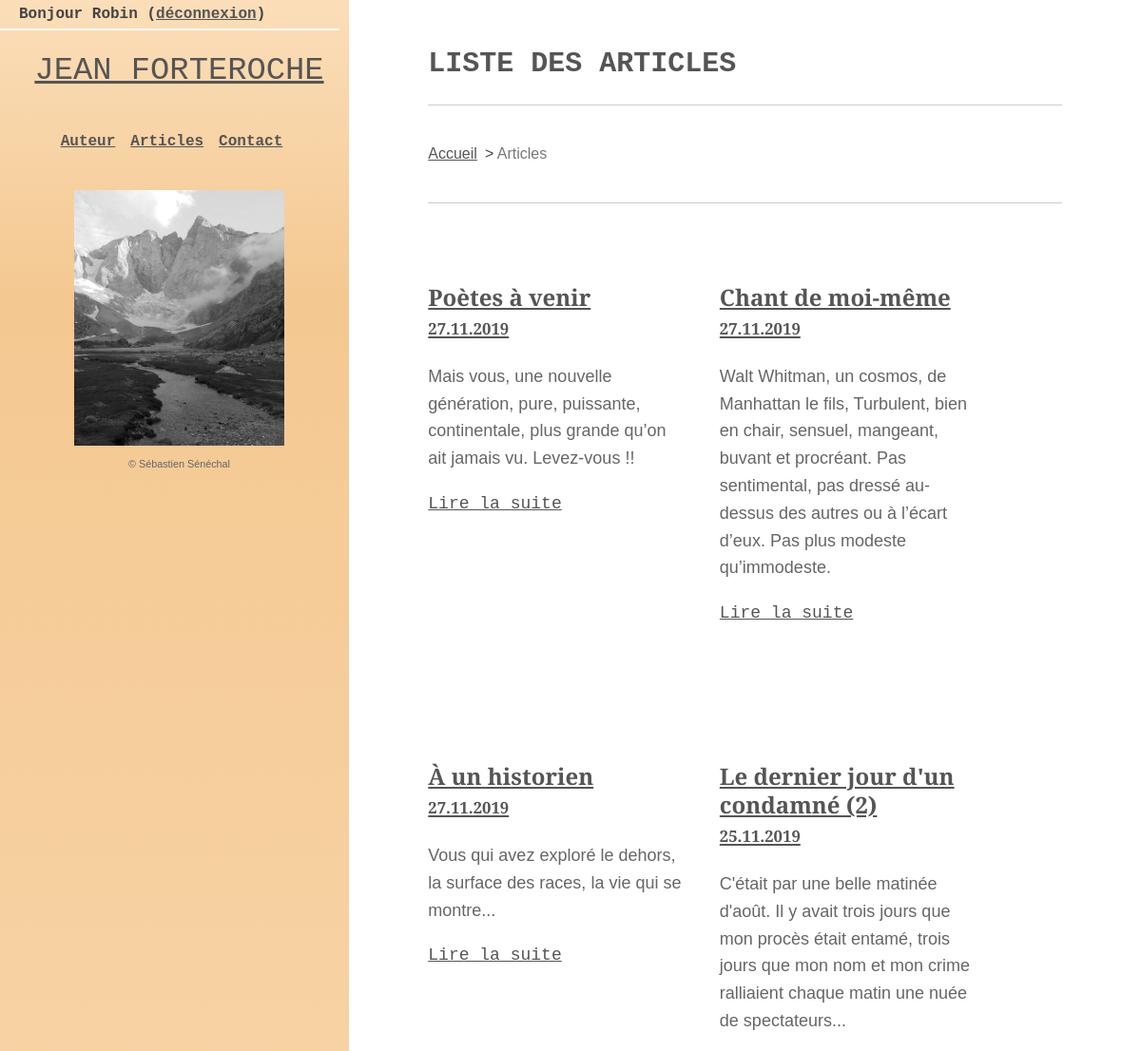
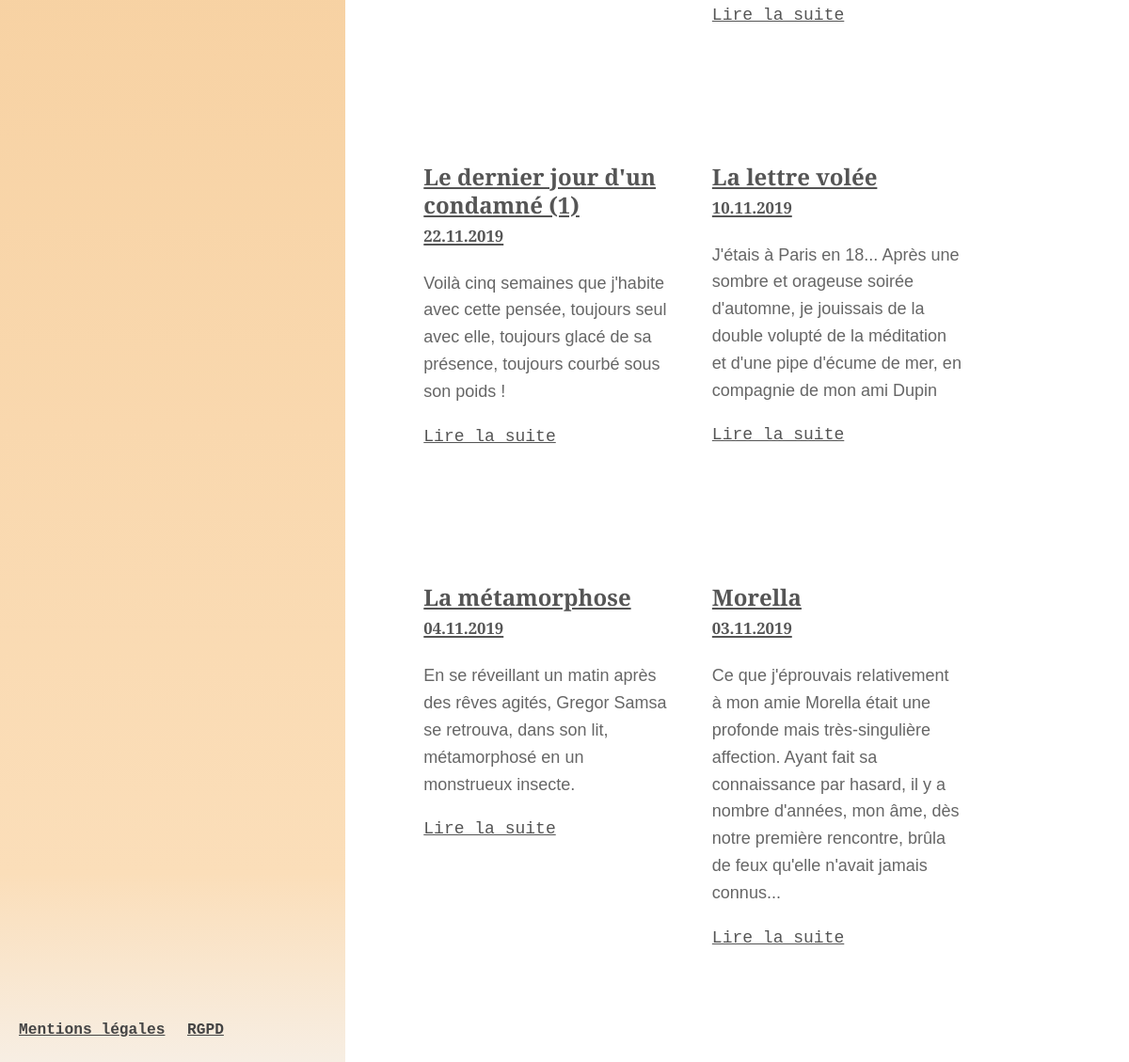
Screenshot of /index.php?action=listPosts (signed in) with the database file from the repository (2 pictures, top to bottom).
### tables this page shows
CREATE TABLE `oc_posts` (
  `id` int(11) NOT NULL,
  `title` varchar(255) NOT NULL,
  `content` text NOT NULL,
  `creation_date` datetime NOT NULL,
  `author` varchar(30) NOT NULL,
  `excerpt` varchar(500) NOT NULL
);

### controller/PostController.php (called while the page is built, shortened)
<?php
require_once('./model/PostManager.php');
class PostController {
  public function listPosts()
  {
    $postManager = new PostManager();
    $posts = $postManager->getPosts();
    $listPostsView = './view/frontend/listPostsView';
    require($listPostsView . '.php');
  }
}

### model/PostManager.php (called while the page is built, shortened)
<?php
class PostManager extends Manager
{
  public function getPosts()
  {
    $db = $this->dbConnect();
    $posts = $db->prepare('SELECT id, title, content, excerpt, DATE_FORMAT(creation_date, \'%d.%m.%Y\') AS creation_date_fr FROM oc_posts ORDER BY creation_date DESC');
    $posts->execute();
    return $posts;
  }
}

### view/frontend/listPostsView.php (the view, shortened to what this page needs)
<header id="header">
  <?php include('view/nav.php'); ?>
  <h1><a href="index.php?action=indexView" title="Accueil de Jean Forteroche">Jean Forteroche</a></h1>
  <?php include('view/navigation.php'); ?>
  <figure id="photo">
    <img src="././public/img/montagnes-pyrenees-480.jpg" alt="Montagne dans les Pyrénées">
    <figcaption>
      <p>© Sébastien Sénéchal</p>
    </figcaption>
  </figure>
</header>
<main id="layout-post">
  <section>
    <header>
      <h2>
          Liste des articles
      </h2>
      <nav aria-label="Breadcrumb" class="breadcrumb">
        <ul>
            <li><a href="index.php?action=indexView" title="Retour à l'accueil">Accueil</a></li>
            <li><span aria-current="page">Articles</span></li>
        </ul>
      </nav>
    </header>
    <div id="posts-grid">
      <?php
      while ($data = $posts->fetch())
      {
      ?>
          <article class="news">
              <h3><a href="index.php?action=post&amp;id=<?= htmlspecialchars($data['id']) ?>" title="Lire la suite">
                  <?= htmlspecialchars($data['title']) ?><br />
                  <span><?= htmlspecialchars($data['creation_date_fr']) ?></span>
              </a></h3>
              <?= nl2br($data['excerpt']); ?>
              <p><a href="index.php?action=post&amp;id=<?= $data['id'] ?>">Lire la suite</a></p>
          </article>
      <?php
      }
      ?>
    </div>
  </section>
</main>
<?php require('./view/template.php') ?>

### public/css/style.css (style rules this page uses)
*, *:before, *:after { outline: none; box-sizing: inherit; }
html { width: 100vw; height: auto; }
body { margin: 0; padding: 0; width: 100vw; height:auto; color: #444; font-size: 20px; line-height: 30px; scroll-behavior: smooth; overflow:hidden; font-family: 'Nunito Sans', Verdana, sans-serif; display: flex; flex-direction: row; flex-wrap: nowrap; justify-content: flex-start; align-content: stretch; align-items: stretch; }
p, address { font-size:1em;line-height:1.6em;font-weight:400; color:#666; }
a { font-size:1em; line-height:1.6em;font-weight:400; color:#555;text-decoration: underline; }
h2, h3, h4 { font-family: 'Spectral', Georgia, serif; color: #555; }
h1 { font-family: 'Consolas', 'Courier New', monospace; text-transform:uppercase;font-weight:800; color: #555; }
h1, h1 a { font-size: 1.4em; line-height: 1.5em; }
h3 span { font-size : 70%; }
h2 { font-weight:700; font-size: 1.4em; line-height: 2.4em; margin-bottom:0px; }
h3, h3 a { font-weight:700; font-size:1.2em; }
h3, h3 a:hover { text-decoration: none; }
h3 a, .news h3 a { font-weight:700; font-size:1em; line-height: 1em; font-family: 'Spectral', Georgia, serif; color: #555; text-decoration: underline; }
h3 span, h3 a span { color:#555; }
#layout-post header h2, #layout header h2 { font-family: 'Consolas', 'Courier New', monospace;; color: #555;text-transform:uppercase;font-weight:800;font-size: 1.5em; line-height: 1.5em; }
main { display: block; }
section { width:80%; margin: 1em auto; }
#layout-post section { width:80%; }
#layout-post header, #dashbord-grid header, #layout header { border-bottom: 1px solid #ccc; padding-bottom: 1em; }
.news { padding: 2em 0; }
#header { width: 30%; height: 100vh; display: flex; flex-direction: column; justify-content: flex-start; align-items: center; color:#444; background: rgb(247,238,227); background: linear-gradient(0deg, rgba(247,238,227,1) 0%, rgba(251,222,185,1) 9%, rgba(244,200,145,1) 86%, rgba(251,222,185,1) 100%); }
#layout-post, #layout { display: flex; flex-direction: column; flex-wrap: nowrap; justify-content: flex-start; align-content: stretch; align-items: stretch; overflow-y: scroll; height: 100vh; width: 70%; }
#posts-grid { display: flex; flex-direction: row; flex-wrap: wrap; width: 100%; }
#posts-grid .news { width: 40%; margin: 0 3em 1em 0; }
#layout-post #posts-grid { margin: 1em auto; }
.news a { font-family: "Courier New", Courier, monospace; font-weight: 500; }
img { max-width: 100%; height: auto; border-style: none; }
figure#logo, figure#photo { display: flex; flex-direction: column; align-items: center; }
figure#photo img { width: 80%; }
figcaption { font-size: 60%; }
.breadcrumb { padding-top: 1em; border-top: 1px solid #ccc; margin-top: 1em; }
.breadcrumb ul { display: flex; flex-wrap: wrap; list-style: none; padding-left: 0; font-size: .8em; }
.breadcrumb li::before { content: "> "; }
.breadcrumb li:first-child::before { content: ""; }
.breadcrumb li { margin-right: .5em; }
.breadcrumb span { color:#777; }
@media only screen and (min-width: 960px) and (max-width: 1279px) { h1, h1 a { font-size: 1.3em; } }
@media only screen and (min-width: 960px) and (max-width: 1279px) { p, address { font-size: .9em; } }
@media only screen and (min-width: 960px) and (max-width: 1279px) { #posts-grid .news { margin: 0 2em 1em 0; } }
@media only screen and (min-width: 960px) and (max-width: 1279px) { #header { padding-left: .5em; } }

### rows the page displays
oc_posts: title "Poètes à venir", creation_date_fr "27.11.2019", excerpt "Mais vous, une nouvelle génération, pure, puissante, continentale, plus grande qu’on ait jamais vu. Levez-vous !!"
oc_posts: title "Chant de moi-même", creation_date_fr "27.11.2019", excerpt "Walt Whitman, un cosmos, de Manhattan le fils, Turbulent, bien en chair, sensuel, mangeant, buvant et procréant. Pas sentimental, pas dressé au-dessus des autres ou à l’écart d’eux. Pas plus modeste qu’immodeste."
oc_posts: title "À un historien", creation_date_fr "27.11.2019", excerpt "Vous qui avez exploré le dehors, la surface des races, la vie qui se montre..."
oc_posts: title "Le dernier jour d'un condamné (2)", creation_date_fr "25.11.2019", excerpt "C'était par une belle matinée d'août. Il y avait trois jours que mon procès était entamé, trois jours que mon nom et mon crime ralliaient chaque matin une nuée de spectateurs..."
oc_posts: title "Le dernier jour d'un condamné (1)", creation_date_fr "22.11.2019", excerpt "Voilà cinq semaines que j'habite avec cette pensée, toujours seul avec elle, toujours glacé de sa présence, toujours courbé sous son poids !"
oc_posts: title "La lettre volée", creation_date_fr "10.11.2019", excerpt "J'étais à Paris en 18... Après une sombre et orageuse soirée d'automne, je jouissais de la double volupté de la méditation et d'une pipe d'écume de mer, en compagnie de mon ami Dupin"
oc_posts: title "La métamorphose", creation_date_fr "04.11.2019", excerpt "En se réveillant un matin après des rêves agités, Gregor Samsa se retrouva, dans son lit, métamorphosé en un monstrueux insecte."
oc_posts: title "Morella", creation_date_fr "03.11.2019", excerpt "Ce que j'éprouvais relativement à mon amie Morella était une profonde mais très-singulière affection. Ayant fait sa connaissance par hasard, il y a nombre d'années, mon âme, dès notre première rencontre, brûla de feux qu'elle n'avait jamais connus..."

### other values shown
$_SESSION['pseudo'] "Robin"
